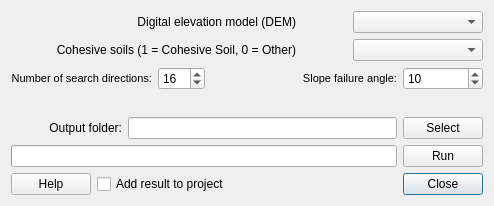
<?xml version="1.0" encoding="UTF-8"?>
<ui version="4.0">
 <class>PotentialSlopeFailureDialogBase</class>
 <widget class="QDialog" name="PotentialSlopeFailureDialogBase">
  <property name="geometry">
   <rect>
    <x>0</x>
    <y>0</y>
    <width>494</width>
    <height>206</height>
   </rect>
  </property>
  <property name="windowTitle">
   <string>Potential Slope Failure</string>
  </property>
  <layout class="QGridLayout" name="gridLayout">
   <item row="6" column="8">
    <widget class="QPushButton" name="pushButton">
     <property name="text">
      <string>Close</string>
     </property>
    </widget>
   </item>
   <item row="6" column="1" colspan="7">
    <widget class="QCheckBox" name="checkBoxIntoCanvas">
     <property name="enabled">
      <bool>true</bool>
     </property>
     <property name="text">
      <string>Add result to project</string>
     </property>
    </widget>
   </item>
   <item row="6" column="0">
    <widget class="QPushButton" name="pushButtonHelp">
     <property name="text">
      <string>Help</string>
     </property>
    </widget>
   </item>
   <item row="5" column="8">
    <widget class="QPushButton" name="runButton">
     <property name="cursor">
      <cursorShape>ArrowCursor</cursorShape>
     </property>
     <property name="text">
      <string>Run</string>
     </property>
    </widget>
   </item>
   <item row="5" column="0" colspan="8">
    <widget class="QProgressBar" name="progressBar">
     <property name="value">
      <number>0</number>
     </property>
     <property name="textVisible">
      <bool>false</bool>
     </property>
    </widget>
   </item>
   <item row="4" column="8">
    <widget class="QPushButton" name="pushButtonSave">
     <property name="text">
      <string>Select</string>
     </property>
    </widget>
   </item>
   <item row="4" column="0" colspan="2">
    <widget class="QLabel" name="label_4">
     <property name="text">
      <string>Output folder:</string>
     </property>
     <property name="alignment">
      <set>Qt::AlignRight|Qt::AlignTrailing|Qt::AlignVCenter</set>
     </property>
    </widget>
   </item>
   <item row="2" column="8">
    <widget class="QSpinBox" name="spinBoxAlt">
     <property name="enabled">
      <bool>true</bool>
     </property>
     <property name="maximum">
      <number>89</number>
     </property>
     <property name="value">
      <number>10</number>
     </property>
    </widget>
   </item>
   <item row="2" column="6" colspan="2">
    <widget class="QLabel" name="label_5">
     <property name="text">
      <string>&lt;!DOCTYPE HTML PUBLIC &quot;-//W3C//DTD HTML 4.0//EN&quot; &quot;http://www.w3.org/TR/REC-html40/strict.dtd&quot;&gt;
&lt;html&gt;&lt;head&gt;&lt;meta name=&quot;qrichtext&quot; content=&quot;1&quot; /&gt;&lt;style type=&quot;text/css&quot;&gt;
p, li { white-space: pre-wrap; }
&lt;/style&gt;&lt;/head&gt;&lt;body style=&quot; font-family:'MS Shell Dlg 2'; font-size:8pt; font-weight:400; font-style:normal;&quot;&gt;
&lt;p style=&quot; margin-top:0px; margin-bottom:0px; margin-left:0px; margin-right:0px; -qt-block-indent:0; text-indent:0px;&quot;&gt;Slope failure angle:&lt;/p&gt;&lt;/body&gt;&lt;/html&gt;</string>
     </property>
     <property name="alignment">
      <set>Qt::AlignRight|Qt::AlignTrailing|Qt::AlignVCenter</set>
     </property>
    </widget>
   </item>
   <item row="2" column="3" colspan="2">
    <widget class="QSpinBox" name="spinBoxIter">
     <property name="enabled">
      <bool>true</bool>
     </property>
     <property name="maximum">
      <number>360</number>
     </property>
     <property name="value">
      <number>16</number>
     </property>
    </widget>
   </item>
   <item row="2" column="0" colspan="3">
    <widget class="QLabel" name="label_8">
     <property name="text">
      <string>&lt;!DOCTYPE HTML PUBLIC &quot;-//W3C//DTD HTML 4.0//EN&quot; &quot;http://www.w3.org/TR/REC-html40/strict.dtd&quot;&gt;
&lt;html&gt;&lt;head&gt;&lt;meta name=&quot;qrichtext&quot; content=&quot;1&quot; /&gt;&lt;style type=&quot;text/css&quot;&gt;
p, li { white-space: pre-wrap; }
&lt;/style&gt;&lt;/head&gt;&lt;body style=&quot; font-family:'MS Shell Dlg 2'; font-size:8pt; font-weight:400; font-style:normal;&quot;&gt;
&lt;p style=&quot; margin-top:0px; margin-bottom:0px; margin-left:0px; margin-right:0px; -qt-block-indent:0; text-indent:0px;&quot;&gt;Number of search directions:&lt;/p&gt;&lt;/body&gt;&lt;/html&gt;</string>
     </property>
     <property name="alignment">
      <set>Qt::AlignRight|Qt::AlignTrailing|Qt::AlignVCenter</set>
     </property>
    </widget>
   </item>
   <item row="3" column="3">
    <spacer name="verticalSpacer">
     <property name="orientation">
      <enum>Qt::Vertical</enum>
     </property>
     <property name="sizeHint" stdset="0">
      <size>
       <width>20</width>
       <height>45</height>
      </size>
     </property>
    </spacer>
   </item>
   <item row="2" column="5">
    <spacer name="horizontalSpacer">
     <property name="orientation">
      <enum>Qt::Horizontal</enum>
     </property>
     <property name="sizeHint" stdset="0">
      <size>
       <width>40</width>
       <height>20</height>
      </size>
     </property>
    </spacer>
   </item>
   <item row="4" column="2" colspan="6">
    <widget class="QLineEdit" name="textOutput"/>
   </item>
   <item row="0" column="0" colspan="6">
    <widget class="QLabel" name="label">
     <property name="text">
      <string>Digital elevation model (DEM)</string>
     </property>
     <property name="alignment">
      <set>Qt::AlignRight|Qt::AlignTrailing|Qt::AlignVCenter</set>
     </property>
    </widget>
   </item>
   <item row="1" column="0" colspan="6">
    <widget class="QLabel" name="label_2">
     <property name="text">
      <string>Cohesive soils (1 = Cohesive Soil, 0 = Other)</string>
     </property>
     <property name="alignment">
      <set>Qt::AlignRight|Qt::AlignTrailing|Qt::AlignVCenter</set>
     </property>
    </widget>
   </item>
   <item row="0" column="7" colspan="2">
    <widget class="QComboBox" name="comboBoxDem"/>
   </item>
   <item row="1" column="7" colspan="2">
    <widget class="QComboBox" name="comboBoxSoil"/>
   </item>
  </layout>
 </widget>
 <resources/>
 <connections>
  <connection>
   <sender>pushButton</sender>
   <signal>clicked()</signal>
   <receiver>PotentialSlopeFailureDialogBase</receiver>
   <slot>accept()</slot>
   <hints>
    <hint type="sourcelabel">
     <x>446</x>
     <y>184</y>
    </hint>
    <hint type="destinationlabel">
     <x>246</x>
     <y>102</y>
    </hint>
   </hints>
  </connection>
 </connections>
</ui>
